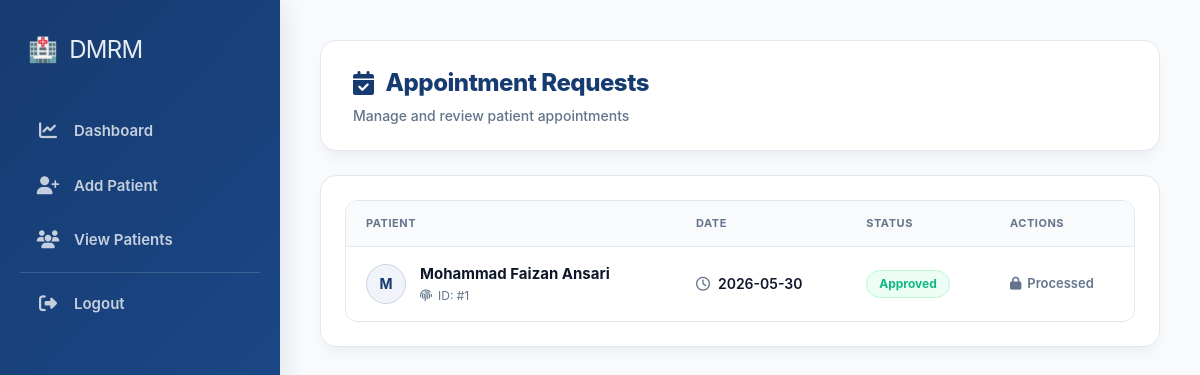
The page /appointments (signed in) on the database as committed earlier.
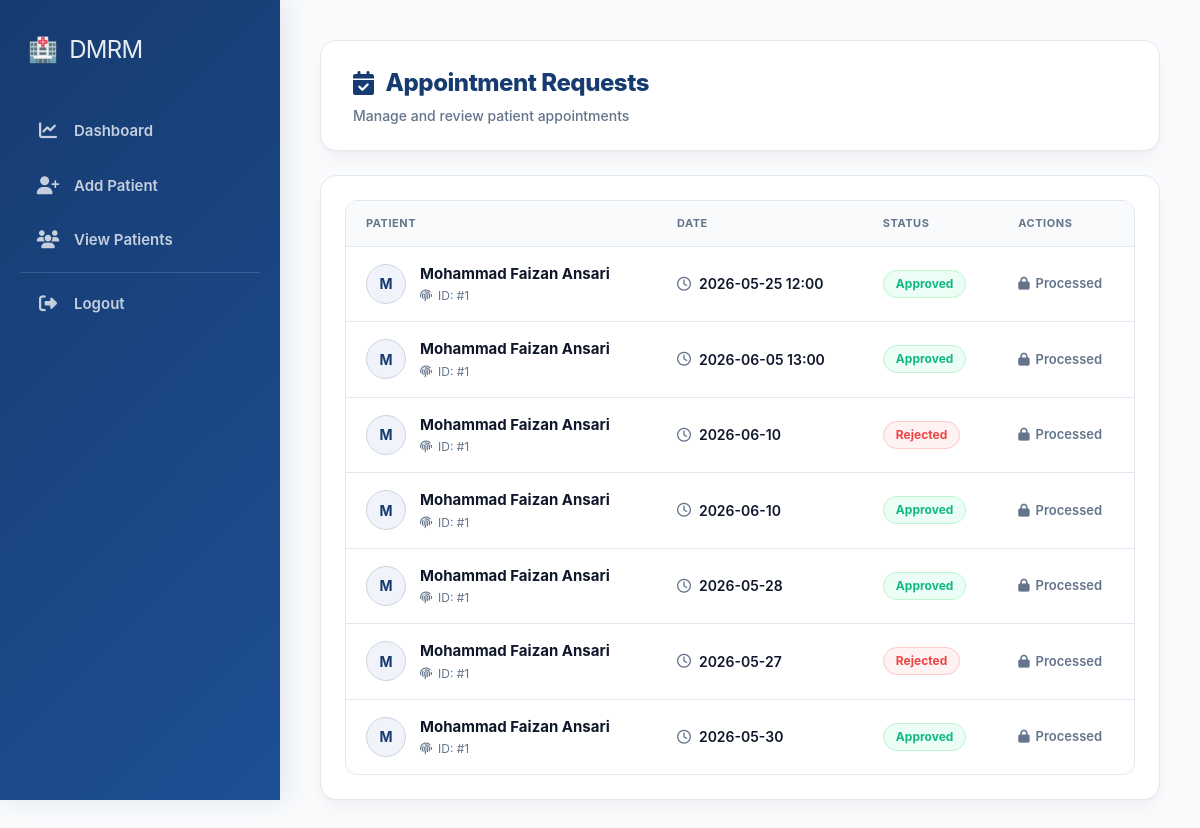
The same page on the database as committed later.
### tables this page shows
CREATE TABLE appointments (
        id INTEGER PRIMARY KEY AUTOINCREMENT,
        patient_id INTEGER,
        doctor_id INTEGER,
        patient_name TEXT,
        requested_date TEXT,
        status TEXT DEFAULT 'pending',
        message TEXT,
        FOREIGN KEY(patient_id) REFERENCES patients(id),
        FOREIGN KEY(doctor_id) REFERENCES doctors(id)
    );

### app.py (the view)
@app.route("/appointments")
def view_appointments():
    if not is_logged_in() or session.get("role") != "admin":
        return redirect("/login")
    doctor_id = session.get("doctor_id")
    conn = sqlite3.connect(DATABASE, timeout=20)
    cur = conn.cursor()
    cur.execute("""
        SELECT id, patient_id, doctor_id, patient_name, requested_date, status
        FROM appointments
        WHERE doctor_id=?
        ORDER BY id DESC
    """, (doctor_id,))
    appointments = cur.fetchall()
    conn.close()
    return render_template("appointments.html", appointments=appointments)

### app.py (called while the page is built)
def is_logged_in():
    return session.get("logged_in")

### templates/appointments.html (shortened to what this page needs)
{% extends "base.html" %}
{% block content %}
<link rel="stylesheet" href="https://cdnjs.cloudflare.com/ajax/libs/font-awesome/6.5.1/css/all.min.css"/>
<div class="ap-workspace-wrapper">
    <div class="appointment-header">
        <div>
            <h1 class="page-title"><i class="fa-solid fa-calendar-check"></i> Appointment Requests</h1>
            <p class="page-subtitle">Manage and review patient appointments</p>
        </div>
    </div>
    <div class="appointment-card">
        {% if appointments %}
        <div class="table-wrapper">
            <table class="appointment-table">
                <thead>
                    <tr>
                        <th>Patient</th>
                        <th>Date</th>
                        <th>Status</th>
                        <th>Actions</th>
                    </tr>
                </thead>
                <tbody>
                    {% for app in appointments %}
                    <tr>
                        <td data-label="Patient">
                            <div class="patient-meta-cell">
                                <div class="patient-avatar-badge">{{ app[3][0] | upper }}</div>
                                <div>
                                    <h4 class="patient-name-text">{{ app[3] }}</h4>
                                    <p class="patient-sub-info"><i class="fa-solid fa-fingerprint"></i> ID: #{{ app[1] }}</p>
                                </div>
                            </div>
                        </td>
                        <td data-label="Date">
                            <div class="date-timestamp-cell">
                                <i class="fa-regular fa-clock"></i> <span>{{ app[4] }}</span>
                            </div>
                        </td>
                        <td data-label="Status">
                            <span class="status-pill {{ app[5] | lower }}">
                                {{ app[5] }}
                            </span>
                        </td>
                        <td data-label="Actions">
                            <div class="actions-flex-container">
                                {% if app[5] | lower == 'pending' %}
                                    <form action="{{ url_for('approve_appointment', id=app[0]) }}" method="POST" style="display:inline;">
                                        <button type="submit" class="action-btn approve-btn"><i class="fa-solid fa-check"></i> Approve</button>
                                    </form>
                                    <form action="{{ url_for('reject_appointment', id=app[0]) }}" method="POST" style="display:inline;">
                                        <button type="submit" class="action-btn reject-btn"><i class="fa-solid fa-xmark"></i> Reject</button>
                                    </form>
                                {% else %}
                                    <span class="completed-text"><i class="fa-solid fa-lock"></i> Processed</span>
                                {% endif %}
                            </div>
                        </td>
                    </tr>
                    {% endfor %}
                </tbody>
            </table>
        </div>
        {% else %}
        <div class="empty-state">
            <div class="empty-icon"><i class="fa-solid fa-calendar-xmark"></i></div>
            <h3>No Pending Appointments</h3>
        </div>
        {% endif %}
    </div>
</div>
{% endblock %}

### templates/base.html (shortened to what this page needs)
<!DOCTYPE html>
<html lang="en">
<head>
    <link rel="stylesheet" href="https://cdnjs.cloudflare.com/ajax/libs/font-awesome/6.5.1/css/all.min.css">
</head>
<body>
<div class="layout">
    <div class="sidebar" id="appSidebar">
        <h2 class="logo">
            🏥 <span>DMRM</span>
        </h2>
        <div class="sidebar-links">
            {% if session.get('role') == 'admin' %}
            <a href="{{ url_for('dashboard') }}">
                <i class="fa-solid fa-chart-line"></i>
                Dashboard
            </a>
            <a href="{{ url_for('add_patient') }}">
                <i class="fa-solid fa-user-plus"></i>
                Add Patient
            </a>
            <a href="{{ url_for('view_patients') }}">
                <i class="fa-solid fa-users"></i>
                View Patients
            </a>
            {% elif session.get('role') == 'patient' %}
            <a href="{{ url_for('patient_dashboard') }}">
                <i class="fa-solid fa-user"></i>
                My Dashboard
            </a>
            {% endif %}
            <a href="{{ url_for('logout') }}" style="margin-top: auto; border-top: 1px solid rgba(255,255,255,0.15); padding-top: 20px; border-radius: 0;">
                <i class="fa-solid fa-right-from-bracket"></i>
                Logout
            </a>
        </div>
    </div>
    <div class="main-content">
        {% block content %}{% endblock %}
    </div>
</div>
</body>
</html>

### templates/appointments.html (style rules this page uses)
:root { --ap-navy: #0f172a; --ap-brand: #163b70; --ap-brand-light: #f0f4fa; --ap-border: #e2e8f0; --ap-surface: #ffffff; --ap-canvas: #f8fafc; --ap-muted: #64748b; --ap-ok: #10b981; --ap-ok-bg: #ecfdf5; --ap-warn: #f59e0b; --ap-warn-bg: #fffbeb; --ap-crit: #ef4444; --ap-crit-bg: #fef2f2; --radius-premium: 16px; --radius-pill: 9999px; --shadow-sm: 0 1px 3px rgba(0, 0, 0, 0.05); --shadow-card: 0 10px 15px -3px rgba(15, 23, 42, 0.04), 0 4px 6px -4px rgba(15, 23, 42, 0.04); --fx-spring: all 0.3s cubic-bezier(0.25, 1, 0.5, 1); --fx-smooth: all 0.2s ease; }
.ap-workspace-wrapper { width: 100%; font-family: -apple-system, BlinkMacSystemFont, "Inter", "Segoe UI", sans-serif; color: var(--ap-navy); background-color: var(--ap-canvas); box-sizing: border-box; animation: apIntro 0.4s cubic-bezier(0.16, 1, 0.3, 1) forwards; }
.appointment-header { background: var(--ap-surface); border: 1px solid var(--ap-border); border-radius: var(--radius-premium); box-shadow: var(--shadow-card); padding: 24px 32px; margin-bottom: 24px; display: flex; align-items: center; justify-content: space-between; gap: 16px; }
.page-title { font-size: 24px; font-weight: 800; color: var(--ap-brand); letter-spacing: -0.02em; margin: 0 0 4px 0; display: flex; align-items: center; gap: 12px; }
.page-subtitle { font-size: 14px; color: var(--ap-muted); margin: 0; font-weight: 500; }
.appointment-card { background: var(--ap-surface); border: 1px solid var(--ap-border); border-radius: var(--radius-premium); box-shadow: var(--shadow-card); padding: 24px; margin-bottom: 24px; }
.table-wrapper { width: 100%; overflow-x: auto; border-radius: 12px; border: 1px solid var(--ap-border); }
.appointment-table { width: 100%; border-collapse: collapse; text-align: left; font-size: 14px; }
.appointment-table th { background: #f8fafc; color: var(--ap-muted); font-weight: 700; text-transform: uppercase; font-size: 11px; letter-spacing: 0.05em; padding: 14px 20px; border-bottom: 1px solid var(--ap-border); }
.appointment-table td { padding: 16px 20px; border-bottom: 1px solid var(--ap-border); vertical-align: middle; }
.appointment-table tr:last-child td { border-bottom: none; }
.patient-meta-cell { display: flex; align-items: center; gap: 14px; }
.patient-avatar-badge { width: 40px; height: 40px; border-radius: 50%; background: var(--ap-brand-light); color: var(--ap-brand); font-size: 14px; font-weight: 700; display: flex; align-items: center; justify-content: center; border: 1px solid #cbd5e1; }
.patient-name-text { font-size: 15px; font-weight: 700; color: var(--ap-navy); margin: 0 0 2px 0; }
.patient-sub-info { font-size: 12px; color: var(--ap-muted); margin: 0; display: flex; align-items: center; gap: 6px; }
.date-timestamp-cell { font-weight: 600; color: var(--ap-navy); display: flex; align-items: center; gap: 8px; }
.date-timestamp-cell i { color: var(--ap-muted); }
.status-pill { display: inline-flex; align-items: center; gap: 6px; font-size: 12px; font-weight: 700; padding: 4px 12px; border-radius: var(--radius-pill); text-transform: capitalize; }
.status-pill.approved { background-color: var(--ap-ok-bg); color: var(--ap-ok); border: 1px solid #bbf7d0; }
.status-pill.rejected { background-color: var(--ap-crit-bg); color: var(--ap-crit); border: 1px solid #fecaca; }
.actions-flex-container { display: flex; align-items: center; gap: 8px; }
.completed-text { font-size: 13px; font-weight: 600; color: var(--ap-muted); display: inline-flex; align-items: center; gap: 6px; }

Rows that differ between the two databases and show on the page:
added appointments: patient_name "M", patient_name "Mohammad Faizan Ansari", patient "1", requested_date "2026-05-25 12:00", status "Approved", shows "Processed"
added appointments: patient_name "M", patient_name "Mohammad Faizan Ansari", patient "1", requested_date "2026-06-05 13:00", status "Approved", shows "Processed"
added appointments: patient_name "M", patient_name "Mohammad Faizan Ansari", patient "1", requested_date "2026-06-10", status "Rejected", shows "Processed"
added appointments: patient_name "M", patient_name "Mohammad Faizan Ansari", patient "1", requested_date "2026-06-10", status "Approved", shows "Processed"
added appointments: patient_name "M", patient_name "Mohammad Faizan Ansari", patient "1", requested_date "2026-05-28", status "Approved", shows "Processed"
added appointments: patient_name "M", patient_name "Mohammad Faizan Ansari", patient "1", requested_date "2026-05-27", status "Rejected", shows "Processed"
